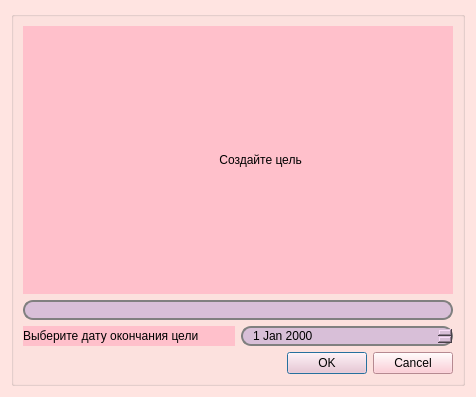
<?xml version="1.0" encoding="UTF-8"?>
<ui version="4.0">
 <class>Note</class>
 <widget class="QDialog" name="Note">
  <property name="geometry">
   <rect>
    <x>0</x>
    <y>0</y>
    <width>476</width>
    <height>397</height>
   </rect>
  </property>
  <property name="windowTitle">
   <string>Dialog</string>
  </property>
  <property name="styleSheet">
   <string notr="true">background-color: #FFE4E1;</string>
  </property>
  <layout class="QGridLayout" name="gridLayout">
   <item row="0" column="0">
    <widget class="QGroupBox" name="groupBox">
     <property name="title">
      <string/>
     </property>
     <layout class="QGridLayout" name="gridLayout_2">
      <item row="1" column="0">
       <layout class="QVBoxLayout" name="verticalLayout_2">
        <item>
         <widget class="QLineEdit" name="note">
          <property name="styleSheet">
           <string notr="true">border: 2px solid gray;
    border-radius: 10px;
    padding: 0 8px;
    background: #D8BFD8;
    selection-background-color: darkgray;</string>
          </property>
         </widget>
        </item>
        <item>
         <layout class="QHBoxLayout" name="horizontalLayout">
          <item>
           <widget class="QLabel" name="label_2">
            <property name="styleSheet">
             <string notr="true">font: 75 10pt &quot;Palatino Linotype&quot;;
background-color: #FFC0CB;
</string>
            </property>
            <property name="text">
             <string>Выберите дату окончания цели</string>
            </property>
           </widget>
          </item>
          <item>
           <widget class="QDateEdit" name="date">
            <property name="styleSheet">
             <string notr="true">border: 2px solid gray;
    border-radius: 10px;
    padding: 0 8px;
    background: #D8BFD8;
    selection-background-color: darkgray;</string>
            </property>
           </widget>
          </item>
         </layout>
        </item>
       </layout>
      </item>
      <item row="0" column="0">
       <widget class="QLabel" name="label">
        <property name="styleSheet">
         <string notr="true">background-color: #FFC0CB;
font: 75 10pt &quot;Palatino Linotype&quot;;</string>
        </property>
        <property name="text">
         <string>                                                           Создайте цель</string>
        </property>
       </widget>
      </item>
      <item row="2" column="0">
       <widget class="QDialogButtonBox" name="buttonBox">
        <property name="styleSheet">
         <string notr="true">font: 75 10pt &quot;Palatino Linotype&quot;;
background-color: #FFC0CB;
</string>
        </property>
        <property name="standardButtons">
         <set>QDialogButtonBox::Cancel|QDialogButtonBox::Ok</set>
        </property>
        <property name="centerButtons">
         <bool>false</bool>
        </property>
       </widget>
      </item>
     </layout>
    </widget>
   </item>
  </layout>
 </widget>
 <resources/>
 <connections/>
</ui>
